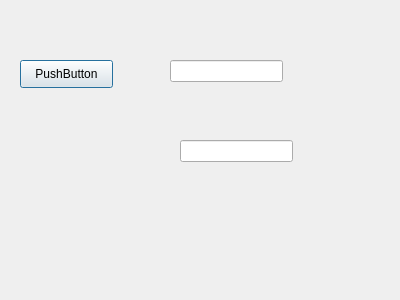
<?xml version="1.0" encoding="UTF-8"?>
<ui version="4.0">
 <class>log</class>
 <widget class="QDialog" name="log">
  <property name="geometry">
   <rect>
    <x>0</x>
    <y>0</y>
    <width>400</width>
    <height>300</height>
   </rect>
  </property>
  <property name="windowTitle">
   <string>Dialog</string>
  </property>
  <widget class="QLineEdit" name="lineEdit_user">
   <property name="geometry">
    <rect>
     <x>170</x>
     <y>60</y>
     <width>113</width>
     <height>22</height>
    </rect>
   </property>
  </widget>
  <widget class="QLineEdit" name="lineEdit_pass">
   <property name="geometry">
    <rect>
     <x>180</x>
     <y>140</y>
     <width>113</width>
     <height>22</height>
    </rect>
   </property>
  </widget>
  <widget class="QPushButton" name="pushButton_2">
   <property name="geometry">
    <rect>
     <x>20</x>
     <y>60</y>
     <width>93</width>
     <height>28</height>
    </rect>
   </property>
   <property name="text">
    <string>PushButton</string>
   </property>
  </widget>
 </widget>
 <resources/>
 <connections/>
</ui>
